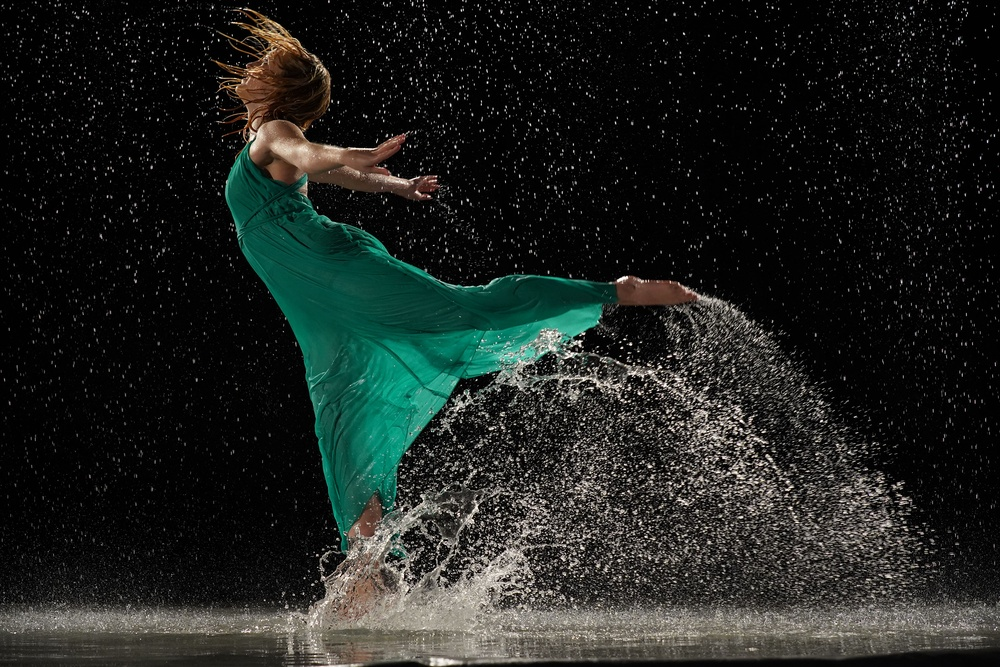
#> input picture images/2817540617.jpg, 1000 x 667 px, shrunk from 3000 x 2000 before the run
$ python main.py images/2817540617.jpg
#> lines starting #> are read from the running program, lines starting #| are printed output that depends on the picture
### read_img.py

import matplotlib.image as image
import matplotlib.pyplot as plt
from IPython.display import Image
import webbrowser
from convert import Convert
from tones import Tones
from negative import Negative, NegativeUnchanged, NegativeYiq
from bright import Bright
import numpy as np

class Image (Convert, Tones, Negative, NegativeUnchanged, NegativeYiq, Bright):
    def __init__(self,name):
#> called with name = 'images/2817540617.jpg'
        self.name = name
        self.rgb = (image.imread(self.name)) #Recive RGB values
#> self.rgb is the input picture: shape (667, 1000, 3); mean R, G, B 31.1, 35.7, 32.4
        self.yiq = np.zeros(self.rgb.shape) #Create with zeros

    def showImageRgb(self):
        plt.imshow(self.rgb)
#> (this line was passed over: IPython is not available in this run)
        plt.show()

    def showValueRgb(self):
        arquivo = open("RGB_value.txt", 'w')
        arquivo.write(str(self.rgb))
        arquivo.close()
        webbrowser.open("RGB_value.txt")

### convert.py
import matplotlib.image as image
import matplotlib.pyplot as plt
from IPython.display import Image
import numpy as np

class Convert():

    def RGBtoYIQ(self):
        for i in range(len(self.rgb)):
            for j in range(len(self.rgb[i])):
                self.yiq[i,j,0] = (0.299*self.rgb[i,j,0] + 0.587*self.rgb[i,j,1] + 0.114*self.rgb[i,j,2])
                self.yiq[i,j,1] = (0.596*self.rgb[i,j,0] - 0.275*self.rgb[i,j,1] - 0.321*self.rgb[i,j,2])
                self.yiq[i,j,2] = (0.212*self.rgb[i,j,0] - 0.523*self.rgb[i,j,1] + 0.311*self.rgb[i,j,2])
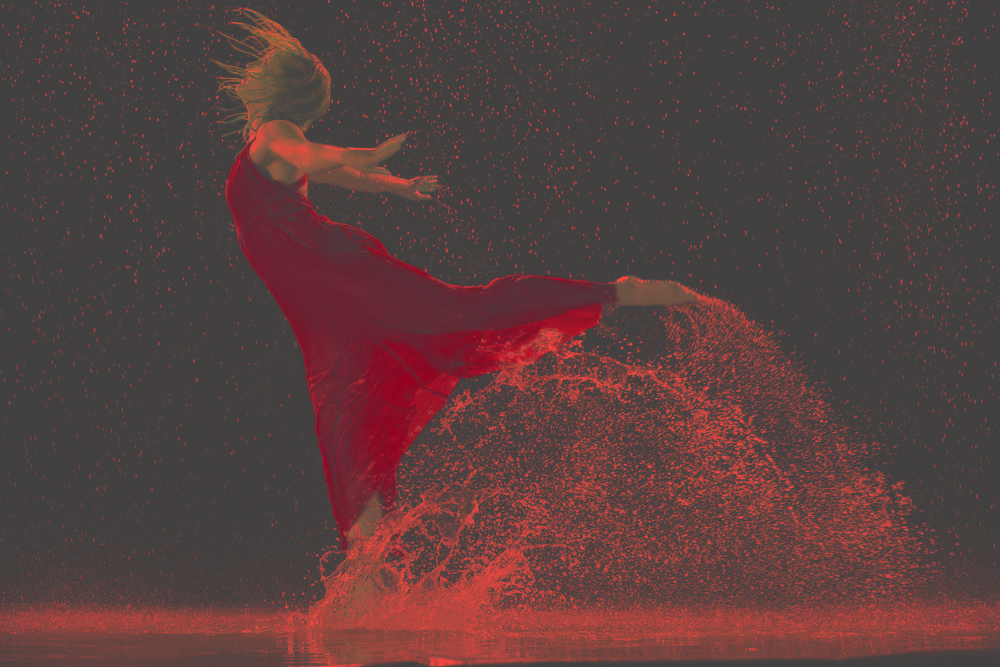
#> self.yiq: shape (667, 1000, 3) float64; mean R, G, B 33.9, -1.6, -2; drawn with min black and max white

        return self.yiq

    def showConvYiq(self, yiq):
        plt.imshow(yiq)
#> (this line was passed over: IPython is not available in this run)
        plt.show()

    def YIQtoRGB(self, yiq):
        new_rgb = np.zeros(yiq.shape, dtype = int)
        for i in range(len(new_rgb)):
            for j in range(len(new_rgb[i])):
                new_rgb[i,j,0] = (1.000*yiq[i,j,0] + 0.956*yiq[i,j,1] + 0.621*yiq[i,j,2])
                new_rgb[i,j,1] = (1.000*yiq[i,j,0] - 0.272*yiq[i,j,1] - 0.647*yiq[i,j,2])
                new_rgb[i,j,2] = (1.000*yiq[i,j,0] - 1.106*yiq[i,j,1] + 1.703*yiq[i,j,2])

        return np.clip(new_rgb, a_min=0, a_max=255)

    def showConvRgb(self, rgb):
        plt.imshow(rgb)
#> (this line was passed over: IPython is not available in this run)
        plt.show()

### tones.py
import matplotlib.image as image
import matplotlib.pyplot as plt
from IPython.display import Image
import numpy as np

class Tones():
    def choiceTone(self,rgb):
#> called with rgb = 0
        val = np.zeros(self.rgb.shape, dtype='uint8')
        val[:,:,rgb] = self.rgb[:,:,rgb]
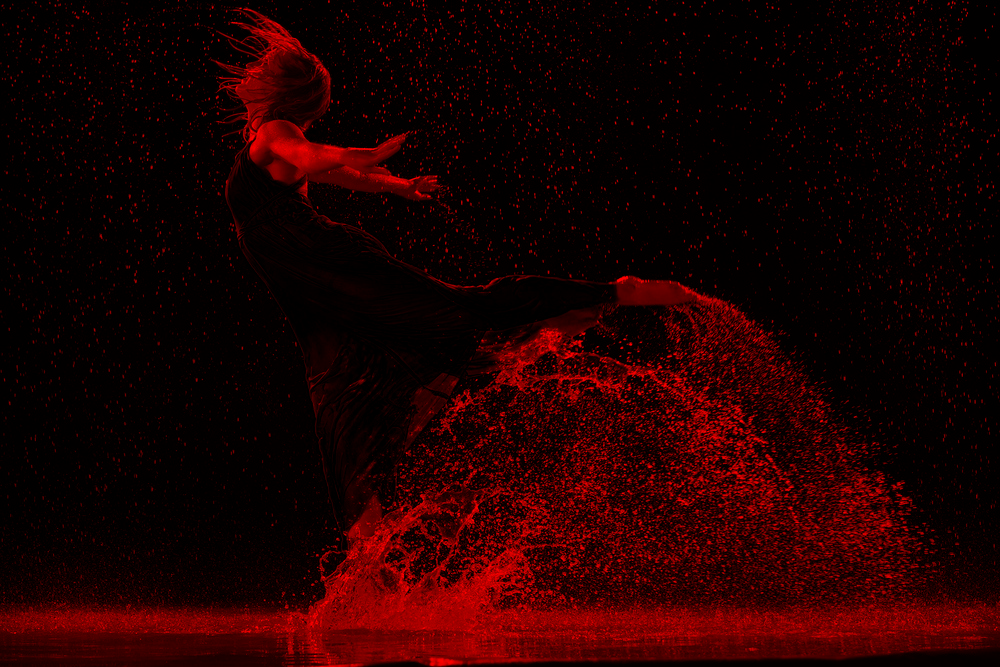
#> val: shape (667, 1000, 3); mean R, G, B 31.1, 0, 0
#> (printed output is left out)
#> call 2 of choiceTone, with rgb = 1
#> in choiceTone (call 2), `val[:,:,rgb] = self.rgb[:,:,rgb]`:
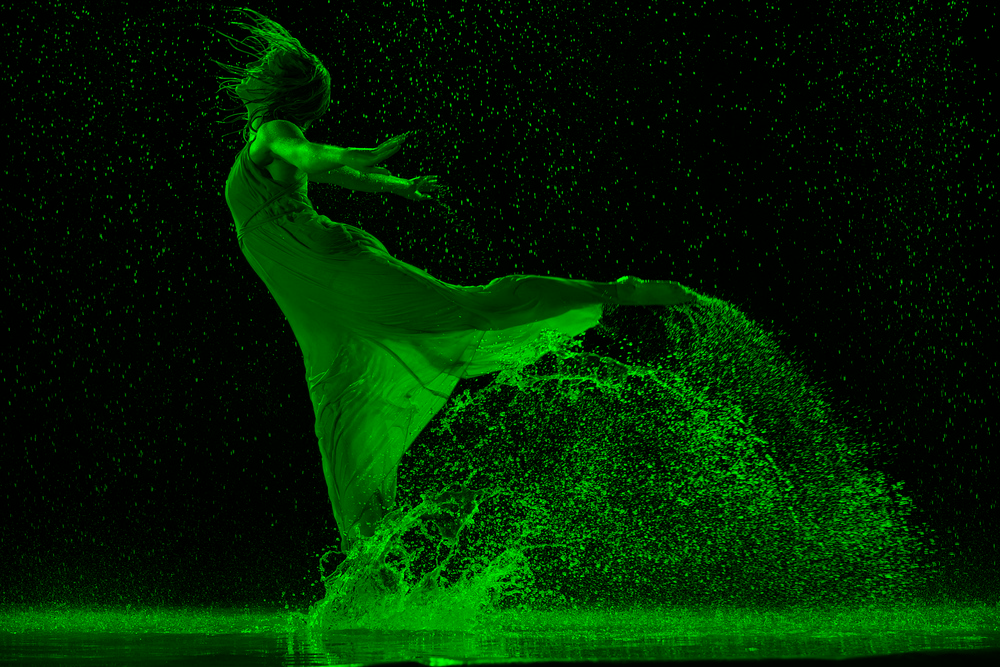
#> val: shape (667, 1000, 3); mean R, G, B 0, 35.7, 0
#> (printed output is left out)
#> call 3 of choiceTone, with rgb = 2
#> in choiceTone (call 3), `val[:,:,rgb] = self.rgb[:,:,rgb]`:
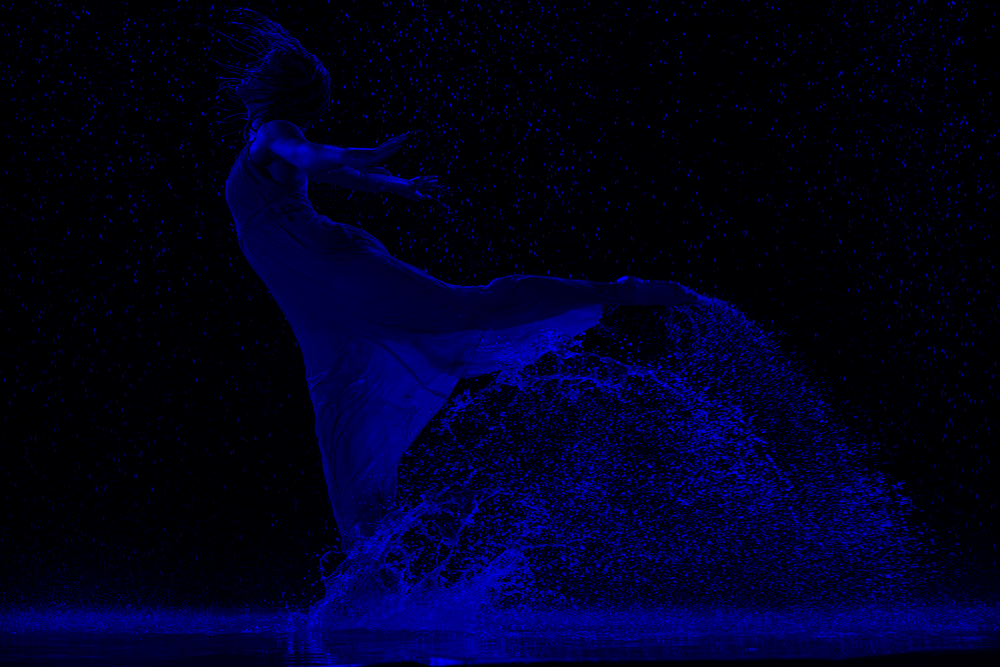
#> val: shape (667, 1000, 3); mean R, G, B 0, 0, 32.4
#> (printed output is left out)
        return val

    def RGBtone(self):
        rgb_tone = np.zeros(self.rgb.shape, dtype='uint8')
        print("RGBtone = ",rgb_tone)
#> (printed output is left out)
        rgb_tone[:,:,0],rgb_tone[:,:,1],rgb_tone[:,:,2] = self.rgb[:,:,0],self.rgb[:,:,1],self.rgb[:,:,1]
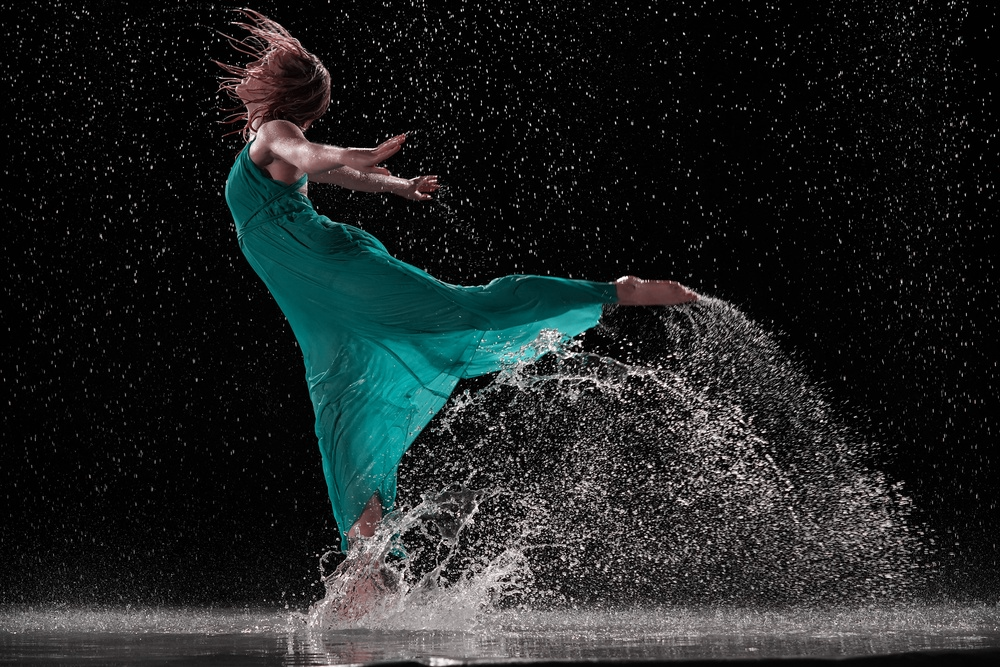
#> rgb_tone: shape (667, 1000, 3); mean R, G, B 31.1, 35.7, 35.7
        return rgb_tone

    def showTones(self, tone):
        print(tone)
        plt.imshow(tone)
        plt.show()

### main.py
#!/usr/bin/python3.6
import sys
from read_img import Image

image = Image(sys.argv[1])
image.showImageRgb()
image.showValueRgb()

# Converting RGB to YIQ
yiq = image.RGBtoYIQ()
image.showConvYiq(yiq)

# Converting YIQ to RGB
rgb = image.YIQtoRGB(yiq)
image.showConvRgb(rgb)

# Separating in tones R, G, and B
image.showTones(image.choiceTone(0))
image.showTones(image.choiceTone(1))
image.showTones(image.choiceTone(2))
image.showTones(image.RGBtone())
#> (printed output is left out)
#> (the run stopped early here; a loop or call above may not have finished)
